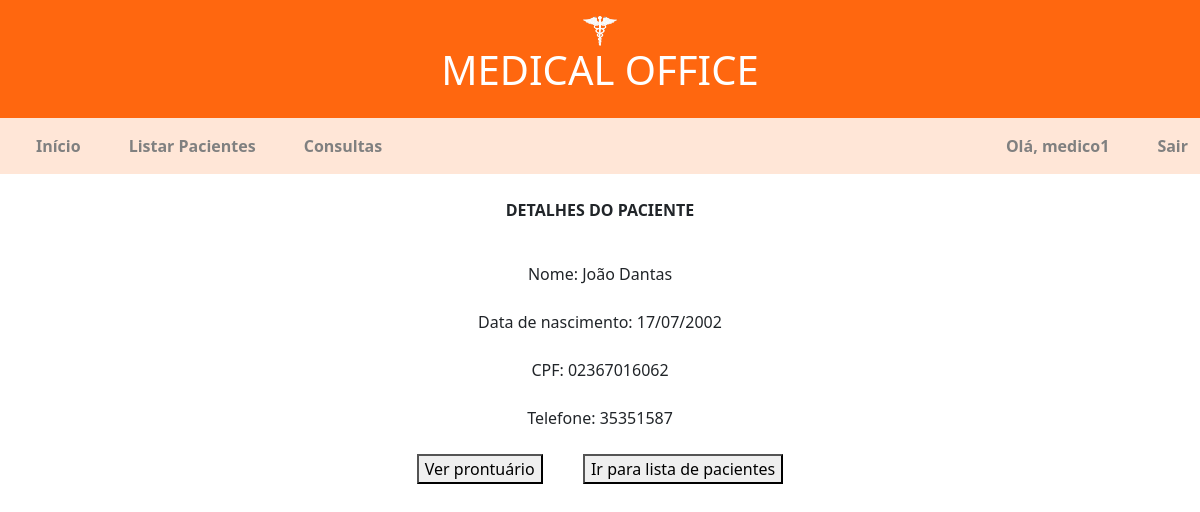
The page /office/patient_details_doctor/283/ (signed in) on the database its author committed.
### office/models.py (models this page shows, shortened)
class Patient(models.Model):
    name = models.CharField(max_length = 200, null = True)
    date_of_birth = models.DateField(null = True, blank = True)
    CPF = models.CharField(max_length = 11, null = True)
    phone = models.CharField(max_length = 200, null = True)
    class Meta:
        ordering = ['name']

### office/decorators.py (the view)
    def wrapper(request, *args, **kwargs):
        if request.user.groups.filter(name="médicos").exists():
            return function(request, *args, **kwargs)
        raise PermissionDenied

### office/views.py (called while the page is built)
@login_required
@doctor_required
def patient_details_doctor(request: HttpRequest, patient_id):
    patient = Patient.objects.filter(id=patient_id)[0]
    birth_date = format_date(patient.date_of_birth)
    context = {'patient': patient,
               'birth_date': birth_date}
    return render(request, 'office/patient_details_doctor.html', context)

def format_date(date):
    date_str = str(date)
    date_splited = date_str.split("-")
    date_splited_inverted = date_splited[::-1]
    formated_date = ("/").join(date_splited_inverted)
    return formated_date

### office/templates/office/patient_details_doctor.html (shortened to what this page needs)
{% extends "office/base_doctor.html" %}
{% block content %}
<div class="container-fluid text-center display:block">
    <br>
    <p><strong>DETALHES DO PACIENTE</strong></p>
    <br>
</div>
<div class="container-fluid text-center display:block">
    Nome: {{patient.name}}
    <br><br>
    Data de nascimento: {{birth_date}}
    <br><br>
    CPF: {{patient.CPF}}
    <br><br>
    Telefone: {{patient.phone}}
    <br><br>
    <button type="submit" onclick="window.location='{% url 'office:patient_medical_record' patient_id=patient.id%}'; return false;" >Ver prontuário</button>
    <button type="submit" onclick="window.location='{% url 'office:list_patients_doctor'%}'; return false;" >Ir para lista de pacientes</button>
</div>
{% endblock %}

### office/templates/office/base_doctor.html (shortened to what this page needs)
{% load static%}
<!doctype html>
<html lang="pt-BR">
<head>
  <link href="https://cdn.jsdelivr.net/npm/bootstrap@5.2.3/dist/css/bootstrap.min.css" rel="stylesheet">
</head>
<body>
    <nav class="navbar-header py-3" style="background-color:#ff670f; ">
        <div class="container-fluid text-center display:block">
          <img class="logo" src="{% static 'office/logowhite.png' %}" style="height: 30px; width: 80px; max-width: fit-content;">
            <span class="navbar-brand mb-0 h1" style = "color: white">
                <h1>MEDICAL OFFICE</h1>
            </span>
        </div>
    </nav>
    <nav class="navbar navbar-expand-lg" style= "background-color:#ffe6d7 ">
        <div class="container-fluid">
          <div class="collapse navbar-collapse" id="navbarTogglerDemo02" >
            <ul class="navbar-nav me-auto mb-2 mb-lg-0" >
              <li class="nav-item" >
                <a class="nav-link active" aria-current="page" href="{% url 'office:home_doctor' %} " style = "color: grey"><b>Início</b></a>
              </li>&emsp;&emsp;
              <li class="nav-item">
                <a id="listPatientsDoctor" class="nav-link" href="{% url 'office:list_patients_doctor' %}" style = "color: grey"><b>Listar Pacientes</b></a>
              </li>&emsp;&emsp;
              <li class="nav-item" >
                {% now "Y-m-d" as current_date%}
                <a id="appointmentsListDoctor"  class="nav-link active" aria-current="page" href="{% url 'office:appointments_list_doctor' date=current_date%} " style = "color: grey"><b>Consultas</b></a>
              </li>&emsp;&emsp;
            </ul>
            <span class="navbar-text" style = "color: grey"><b>Olá, {{user.username}}</b>
            </span>&emsp;&emsp;&emsp;
            <span class="navbar-text">
                <a class="nav-link" href="{%url 'logout'%}" style = "color: grey"><b>Sair</b></a>
            </span>
          </div>
        </div>
      </nav>
    {% block content %}
    {% endblock %}
</body>
</html>

### rows shown on the page
Patient: name "João Dantas", CPF "02367016062", phone "35351587"

### other values the page prints
{{ user.username }} "medico1"
{{ birth_date }} "17/07/2002"
